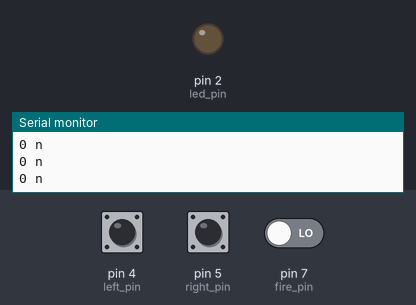
A sketch run on a simulated Arduino Uno, built with avr-gcc and run on an emulated ATmega328P. Parts: output pins drawn as LEDs (lit = HIGH), the last lines printed to the serial monitor. The inputs (shaded band) are chosen by the test bench; at power-on: pin 7 (fire_pin) LOW, pin 4 (left_pin) LOW, pin 5 (right_pin) LOW.

Above: at 1.2 s.
1.3 s: pin 7 (fire_pin) driven HIGH
At 1.6 s:
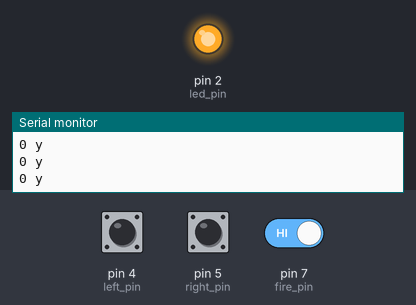
2.8 s: pin 7 (fire_pin) driven LOW
At 3.9 s:
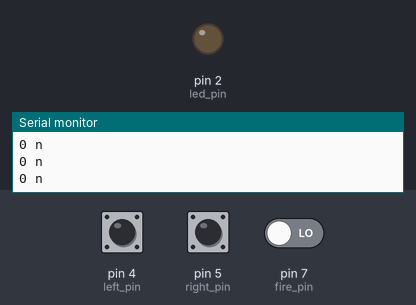
Timing chart, 0 to 5.8 s (numbered marks = the images above; inputs shaded):
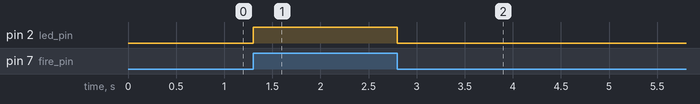

The sketch:

controller.ino
```cpp
int led_pin = 2;   // LED pin
int fire_pin = 7;  // Fire button pin
int right_pin = 5; // Right movement pin
int left_pin = 4;  // Left movement pin
unsigned long previousMillis = 0;
const long interval = 100;  // Send data every 100 ms

void setup() {
  pinMode(led_pin, OUTPUT);
  pinMode(fire_pin, INPUT);
  pinMode(right_pin, INPUT);
  pinMode(left_pin, INPUT);
  Serial.begin(9600); // opens serial port, sets data rate to 9600 bps
}

void loop() {
  unsigned long currentMillis = millis();

  // Send data at a fixed interval
  if (currentMillis - previousMillis >= interval) {
    previousMillis = currentMillis;

    // Read button data
    int fire = digitalRead(fire_pin);
    int right = digitalRead(right_pin);
    int left = digitalRead(left_pin);

    // Send movement data
    if (right == HIGH) {
      Serial.print("1");  // Right movement
    } else if (left == HIGH) {
      Serial.print("9");  // Left movement
    } else {
      Serial.print("0");  // No movement
    }

    // Send firing data
    if (fire == HIGH) {
      Serial.println(" y");  // Fire button pressed
      digitalWrite(led_pin, HIGH);  // LED on when firing
    } else {
      Serial.println(" n");  // Fire button not pressed
      digitalWrite(led_pin, LOW);  // LED off when not firing
    }
  }
}
```

Measured:
- after the input at 1.3 s, pin 2 (led_pin): LOW → HIGH at once
- after the input at 2.8 s, pin 2 (led_pin): HIGH → LOW at once
